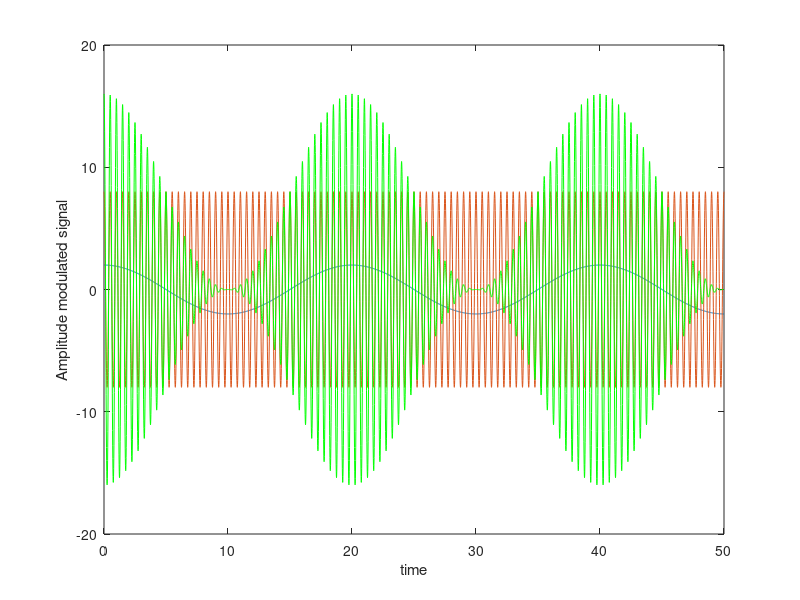
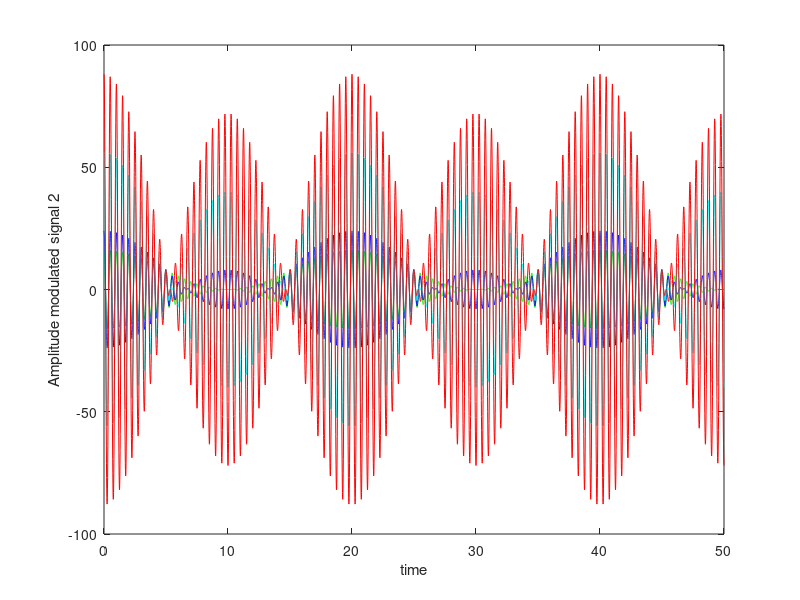

MATLAB code to generate these figures, in order:
clc;
clear all;
close all;

Ac= 8; %carrier amplitude
fc= 2; % carrier freq (carrier freq must be at least twice message freq)
Am= 2; %message amplitude
fm= 0.05; %message signal frequency

ka1=0.5; %amplitude sensitivity
ka2=5;
ka3=1.0;
ka4=3.0;

t= [0:0.01:50];
ct=Ac*cos(2*pi*fc*t);
mt=Am*cos(2*pi*fm*t);
AM1= ct.*(1+ka1*mt);
AM2= ct.*(1+ka2*mt);
AM3= ct.*(1+ka3*mt);
AM4= ct.*(1+ka4*mt);

figure (1);
plot(t,mt);
xlabel("time");
ylabel("message signal");
hold on;

plot(t, ct);
ylabel("carrier signal");
xlabel("time");
hold on;

plot(t, AM1, 'g');
xlabel("time");
ylabel("Amplitude modulated signal");
hold on;

figure (2);
plot(t, AM1, 'g');
xlabel("time");
ylabel("Amplitude modulated signal");
hold on;

plot(t, AM3, 'b');
xlabel("time");
ylabel("Amplitude modulated signal 3");
hold on;

plot(t, AM4, 'c');
xlabel("time");
ylabel("Amplitude modulated signal 3");
hold on;

plot(t, AM2, 'r');
xlabel("time");
ylabel("Amplitude modulated signal 2");